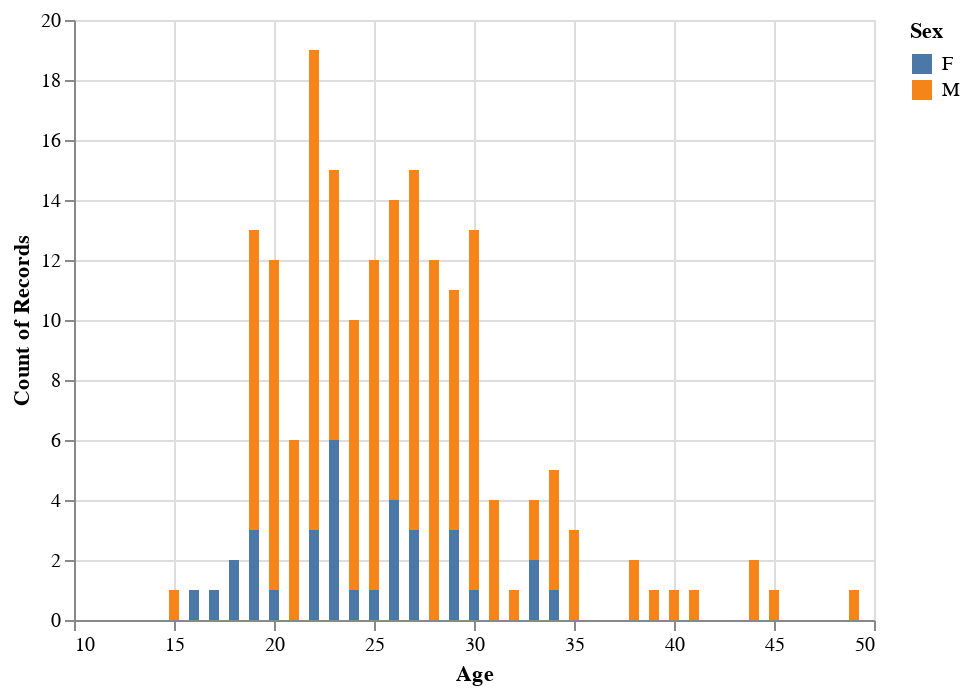

Here is the notebook cell this chart was saved with:
### Code cell
alt.Chart(gold).mark_bar().encode(
    x = 'Age',
    y = 'count()',
    tooltip = ['Age', 'Sex', 'count()'],
    color = alt.Color('Sex'),
    order=alt.Order(
     'Sex',
      sort='ascending'
    )
)

### Figure 1 — Vega-Lite specification as saved in the notebook (floating-point values rounded to 4 significant figures; data arrays with more than 128 entries replaced by an {"elided": "..."} marker saying what was removed)
{"config": {"view": {"continuousWidth": 400, "continuousHeight": 300}}, "data": {"name": "data-f931db59c32f16ff45a00b60d4702d85"}, "mark": "bar", "encoding": {"color": {"field": "Sex", "type": "nominal"}, "order": {"field": "Sex", "sort": "ascending", "type": "nominal"}, "tooltip": [{"field": "Age", "type": "quantitative"}, {"field": "Sex", "type": "nominal"}, {"aggregate": "count", "type": "quantitative"}], "x": {"field": "Age", "type": "quantitative"}, "y": {"aggregate": "count", "type": "quantitative"}}, "$schema": "https://vega.github.io/schema/vega-lite/v4.17.0.json", "datasets": {"data-f931db59c32f16ff45a00b60d4702d85": {"elided": "187 records"}}}
